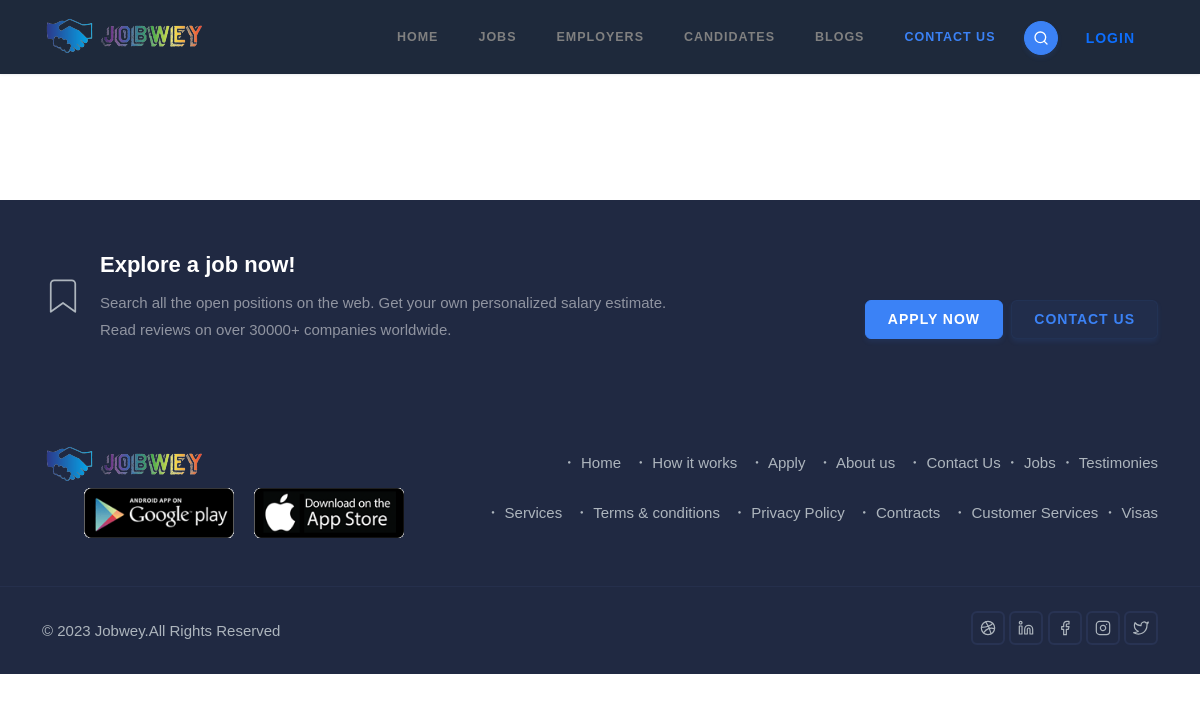
/services/, run on an earlier commit of the app's database.
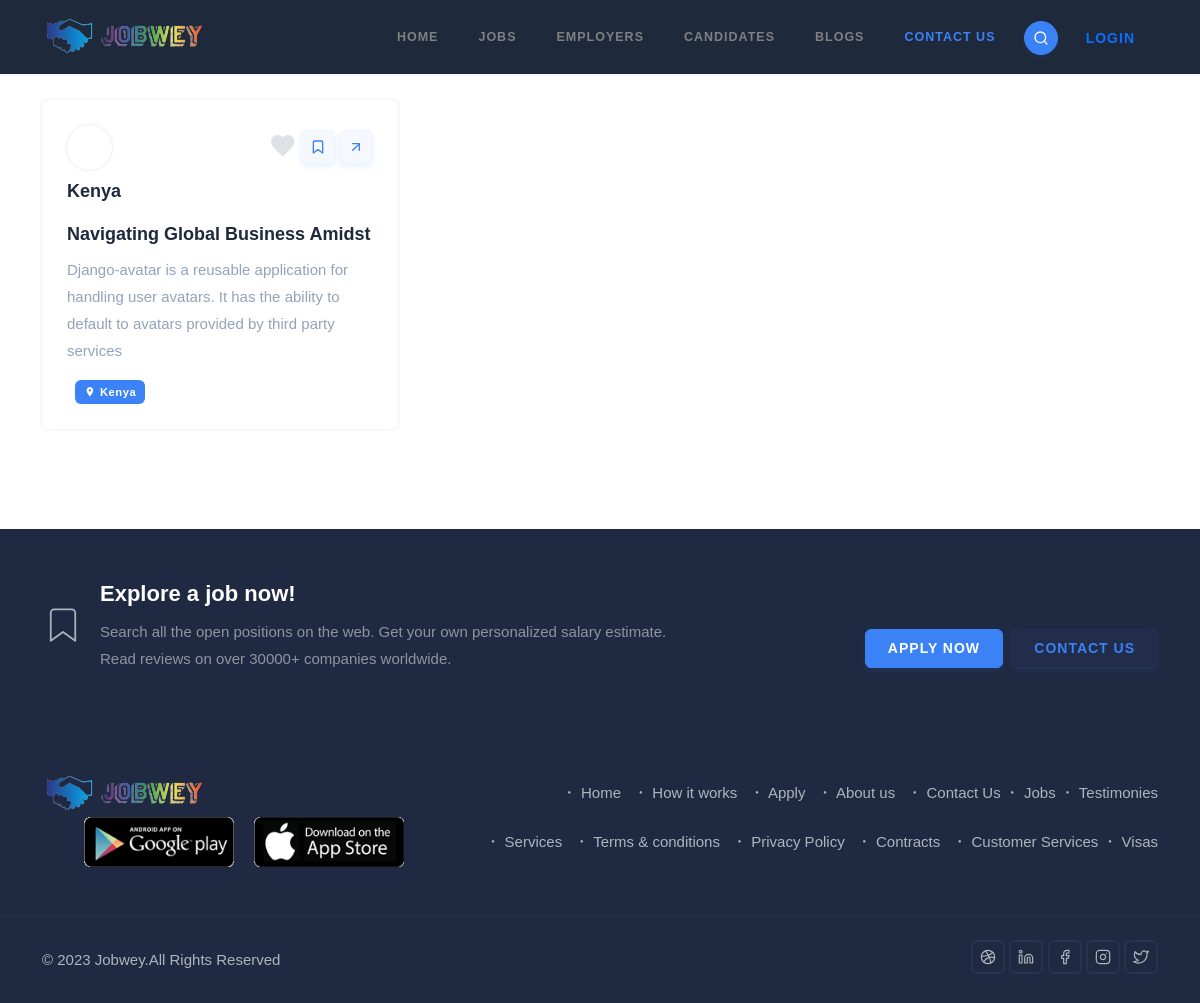
And on a later commit of the database.
### jobwey/models.py (models this page shows, shortened)
class Service(models.Model):
    title = models.CharField(max_length=100, unique=True)
    slug = models.SlugField(max_length=100)
    country_flag = models.ImageField(upload_to="country_flag/", blank=True)
    summary = models.TextField()
    content = tinymce_models.HTMLField()
    country = models.CharField(max_length=100, blank=True, null=True)
    def get_absolute_url(self):
        return reverse("jobwey:service_detail", kwargs={"slug": self.slug})

### jobwey/views.py (the view)
# urls.py: path("services/", views.ServiceListView.as_view(), name="services"),
class ServiceListView(TemplateView):
    template_name = "jobwey/services.html"
    queryset = Service.objects.all().order_by("-id")
    def get_context_data(self, **kwargs):
        context = super().get_context_data(**kwargs)
        context["services"] = self.queryset
        return context

### tokens/models.py (called while the page is built)
    def __str__(self):
        return f"{self.pk}"

### upjobwey/context_processors.py (called while the page is built)
def get_recent_time():
    return timezone.now() - datetime.timedelta(days=7)

def site_constants(request):
    return dict(
        dribbble="jobwey",
        linkedin="jobwey",
        facebook="jobwey",
        instagram="jobwey",
        twitter="jobwey",
        tinymce_apikey=TinyMceApiKey.objects.filter(is_active=True).last(),
        tags = Tag.objects.all()[:8],
        recent_posts = Post.objects.filter(createdAt__gte=get_recent_time()).all().order_by("?")[:6],
    )

### templates/jobwey/services.html (shortened to what this page needs)
{% extends "base.html" %}
{% load static %}
{% block main %}
<div class="container mt-60">
  {% if services %}
  <div class="row g-4">
    {% for service in services %}
    <div class="col-lg-4 col-md-6 col-12">
      <div class="job-post job-type-three rounded shadow bg-white p-4">
        <div class="d-flex justify-content-between">
          <div>
            <svg
              class="img-fluid avatar avatar-md-sm rounded-circle shadow"
              width="40"
              height="40"
              data-jdenticon-value="user{{service.pk}}"
            ></svg>
            <a
              href="{{service.get_absolute_url}}"
              class="h5 company text-dark d-block mt-2"
              >{{service.country|title}}</a
            >
          </div>
          <ul class="list-unstyled align-items-center mb-0">
            <li class="list-inline-item">
              <a href="javascript:void(0)" class="like"
                ><i class="mdi mdi-heart align-middle fs-3"></i
              ></a>
            </li>
            <li class="list-inline-item">
              <a
                href="{{service.get_absolute_url}}"
                class="btn btn-icon btn-sm btn-soft-primary"
                ><i data-feather="bookmark" class="icons"></i
              ></a>
            </li>
            <li class="list-inline-item">
              <a
                href="{{service.get_absolute_url}}"
                class="btn btn-icon btn-sm btn-soft-primary"
                ><i data-feather="arrow-up-right" class="icons"></i
              ></a>
            </li>
          </ul>
        </div>
        <div class="mt-2">
          <a href="{{service.get_absolute_url}}" class="text-dark title h5"
            >{{service.title|truncatewords:"20"}}</a
          >
          <p class="text-muted mt-2">{{service.summary|truncatewords:"40"}}</p>
          <ul class="list-unstyled mb-0">
            <li class="d-inline-block me-1">
              <a href="" class="badge bg-primary"
                ><i class="mdi mdi-map-marker me-1"></i>{{service.country}}</a
              >
            </li>
          </ul>
        </div>
      </div>
    </div>
    {% endfor %}
  </div>
  {% endif %}
</div>
{% endblock main %}

What changed in the data, as far as the page shows it:
added Service: country "Kenya", title "Navigating Global Business Amidst", summary "Django-avatar is a reusable application for handling user avatars. It has the ability to default to avatars provided by third party services"
